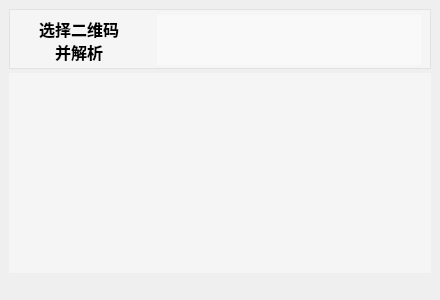
<?xml version="1.0" encoding="UTF-8"?>
<ui version="4.0">
 <class>MainWindow</class>
 <widget class="QMainWindow" name="MainWindow">
  <property name="geometry">
   <rect>
    <x>0</x>
    <y>0</y>
    <width>440</width>
    <height>300</height>
   </rect>
  </property>
  <property name="minimumSize">
   <size>
    <width>440</width>
    <height>300</height>
   </size>
  </property>
  <property name="maximumSize">
   <size>
    <width>440</width>
    <height>300</height>
   </size>
  </property>
  <property name="windowTitle">
   <string>MainWindow</string>
  </property>
  <property name="windowIcon">
   <iconset resource="../res/img.qrc">
    <normaloff>:/img/QRcode_anailzing.ico</normaloff>:/img/QRcode_anailzing.ico</iconset>
  </property>
  <widget class="QWidget" name="centralwidget">
   <property name="minimumSize">
    <size>
     <width>440</width>
     <height>300</height>
    </size>
   </property>
   <property name="maximumSize">
    <size>
     <width>440</width>
     <height>300</height>
    </size>
   </property>
   <property name="styleSheet">
    <string notr="true">QWidget{
	
	background-image: url(:/img/qr_analyzing_bg.jpg);
}</string>
   </property>
   <layout class="QVBoxLayout" name="verticalLayout">
    <property name="spacing">
     <number>4</number>
    </property>
    <property name="bottomMargin">
     <number>30</number>
    </property>
    <item>
     <widget class="QFrame" name="frame">
      <property name="minimumSize">
       <size>
        <width>0</width>
        <height>60</height>
       </size>
      </property>
      <property name="maximumSize">
       <size>
        <width>16777215</width>
        <height>60</height>
       </size>
      </property>
      <property name="styleSheet">
       <string notr="true">QFrame{
	background:rgba(255, 255, 255, 100);
}</string>
      </property>
      <property name="frameShape">
       <enum>QFrame::StyledPanel</enum>
      </property>
      <property name="frameShadow">
       <enum>QFrame::Raised</enum>
      </property>
      <layout class="QHBoxLayout" name="horizontalLayout">
       <property name="spacing">
        <number>18</number>
       </property>
       <property name="topMargin">
        <number>5</number>
       </property>
       <item>
        <widget class="QPushButton" name="pushButton">
         <property name="minimumSize">
          <size>
           <width>120</width>
           <height>50</height>
          </size>
         </property>
         <property name="maximumSize">
          <size>
           <width>120</width>
           <height>50</height>
          </size>
         </property>
         <property name="font">
          <font>
           <family>站酷小薇LOGO体</family>
           <pointsize>12</pointsize>
           <weight>75</weight>
           <bold>true</bold>
          </font>
         </property>
         <property name="styleSheet">
          <string notr="true">QPushButton{
	border-radius:5px;
}
QPushButton::hover{
	
	;
	font: 14pt &quot;站酷小薇LOGO体&quot;;
}</string>
         </property>
         <property name="text">
          <string>选择二维码
并解析</string>
         </property>
        </widget>
       </item>
       <item>
        <widget class="QLabel" name="label_2">
         <property name="minimumSize">
          <size>
           <width>0</width>
           <height>50</height>
          </size>
         </property>
         <property name="maximumSize">
          <size>
           <width>16777215</width>
           <height>50</height>
          </size>
         </property>
         <property name="text">
          <string/>
         </property>
        </widget>
       </item>
      </layout>
     </widget>
    </item>
    <item>
     <widget class="QLabel" name="label">
      <property name="minimumSize">
       <size>
        <width>0</width>
        <height>200</height>
       </size>
      </property>
      <property name="maximumSize">
       <size>
        <width>16777215</width>
        <height>200</height>
       </size>
      </property>
      <property name="styleSheet">
       <string notr="true">QFrame{
	background:rgba(255, 255, 255, 100);
}</string>
      </property>
      <property name="text">
       <string/>
      </property>
     </widget>
    </item>
   </layout>
  </widget>
  <widget class="QMenuBar" name="menubar">
   <property name="geometry">
    <rect>
     <x>0</x>
     <y>0</y>
     <width>440</width>
     <height>26</height>
    </rect>
   </property>
  </widget>
 </widget>
 <resources>
  <include location="../res/img.qrc"/>
 </resources>
 <connections/>
</ui>
